Frame 1 (no input): blank canvas, image omitted
Frame 60 (the mouse pressed at the canvas centre just before this capture): blank canvas, image omitted
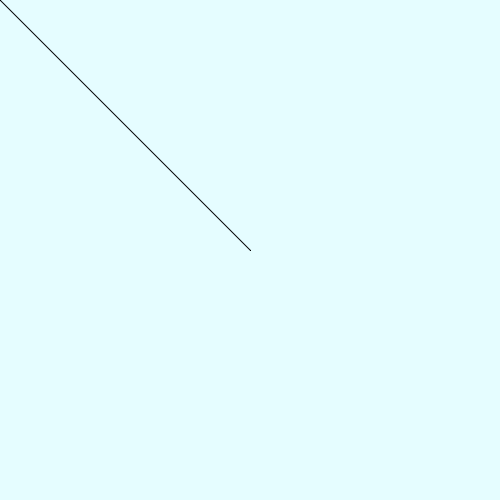
Frame 120 (the mouse held since frame 60 and released just before this capture)

The Processing sketch whose frames 1 and 60 were blank and that drew this single picture after the mouse press (run headless with seeded random() and noise(); from frame 60 on, the mouse is pressed at the canvas centre):

// Processing sketch: processing_38824
// ── processing_38824.pde

void setup() {
  size(500,500);
  background(#E5FDFF);
  smooth();
}

 void draw() {
   
    line(pmouseX,pmouseY,mouseX,mouseY);
  
  if (mouseButton == LEFT) {
    fill(random(255),random(255),random(255),random(255));
  } else {
    fill (random(255),random(255),random(255),random(255));
  }
}

void mousePressed() {
   if (mouseButton == LEFT) {
  ellipse(mouseX,mouseY,random(80),random(80));
   } else if(mouseButton == RIGHT) {
  rect(mouseX,mouseY,random(50),random(50));
   } else {
    
   }
 }
 
